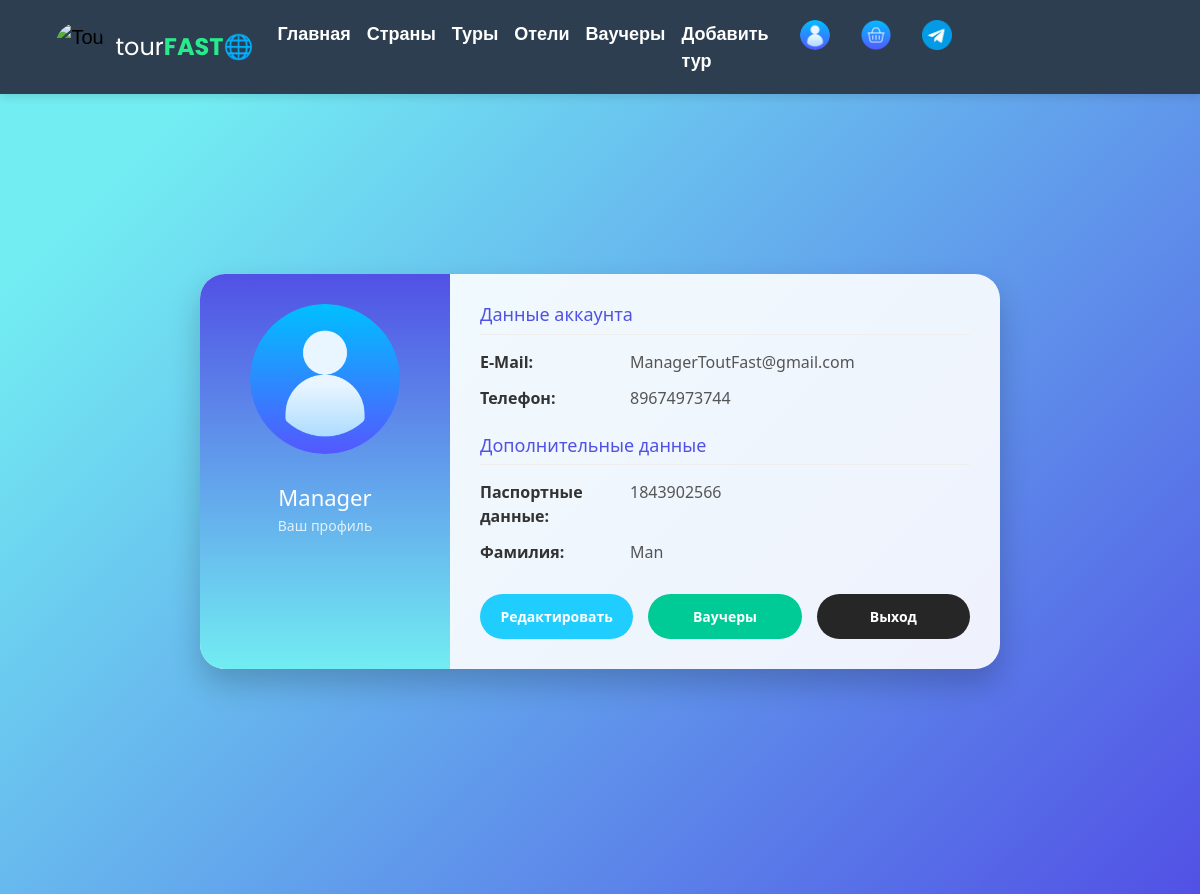
/profile/ (signed in), run on the app's committed database.
### main/models.py (models this page shows)
class Buyer(AbstractUser): # Клиенты
    last_name = models.CharField('Фамилия', max_length=50, null=True)
    email = models.EmailField('Email', max_length=50)
    groups = models.ManyToManyField(Group, related_name='buyers')
    user_permissions = models.ManyToManyField(Permission, related_name='buyers')
    phone_number = models.CharField('Номер телефона', max_length=11, null=True)
    date_of_birth = models.DateField('Дата рождения', null=True)
    passport_data = models.CharField('Паспортные данные', max_length=50, null=True)  # Новое поле
    photo = models.ImageField('Фото профиля', upload_to='main/profilephotos/', null=True, blank=True)
    is_special = models.BooleanField(default=False, verbose_name='Особый пользователь')

### main/views.py (the view)
# urls.py: path('profile/', views.profile, name='profile_page'),
@login_required
def profile(request):
    return render(request, 'main/profile.html')

### main/templates/main/profile.html (shortened to what this page needs)
{% extends 'main/layout.html' %}
{% load static %}
{% block links %}
<link rel="stylesheet" href="{% static 'main/css/profile.css' %}">
{% endblock %}
{% block body %}
<div class="profile-background">
  <div class="profile-container">
    <div class="profile-sidebar">
      <form id="avatar-form" method="post" action="{% url 'upload_avatar' %}" enctype="multipart/form-data">
        <div class="avatar-wrapper">
          {% if user.photo %}
            <img src="{{ user.photo.url }}" alt="user_avatar" class="profile-avatar" />
          {% else %}
            <img src="{% static 'main/icons/user2.png' %}" alt="user_avatar" class="profile-avatar" />
          {% endif %}
        </div>
      </form>
      <h3 class="username">{{ user.username }}</h3>
      <p class="profile-status">Ваш профиль</p>
    </div>
    <div class="profile-content">
      <div class="profile-section">
        <h4>Данные аккаунта</h4>
        <div class="profile-data">
          <div class="data-row">
            <span class="data-label">E-Mail:</span>
            <span class="data-value">{{ user.email }}</span>
          </div>
          <div class="data-row">
            <span class="data-label">Телефон:</span>
            <span class="data-value">{{ user.phone_number|default:"Не указан" }}</span>
          </div>
        </div>
      </div>
      <div class="profile-section">
        <h4>Дополнительные данные</h4>
        <div class="profile-data">
          <div class="data-row">
            <span class="data-label">Паспортные данные:</span>
            <span class="data-value">{{ user.passport_data|default:"Не указаны" }}</span>
          </div>
          <div class="data-row">
            <span class="data-label">Фамилия:</span>
            <span class="data-value">{{ user.last_name|default:"Не указана" }}</span>
          </div>
        </div>
      </div>
      <div class="profile-actions">
        <a href="{% url 'editprofile_page' %}" class="profile-btn edit-btn">Редактировать</a>
        <a href="{% url 'contracts_page' %}" class="profile-btn contracts-btn">Ваучеры</a>
        <a href="{% url 'logout' %}?next=/profile" class="profile-btn logout-btn">Выход</a>
      </div>
    </div>
  </div>
</div>
{% endblock %}

### main/static/main/css/profile.css (style rules this page uses)
.profile-background { background-image: linear-gradient(135deg, #72edf2 10%, #5151e5 100%); min-height: 100vh; justify-content: center; padding-top: 180px; padding-bottom: 60px; box-sizing: border-box; }
.profile-container { display: flex; width: 800px; max-height: calc(100vh - 160px); background: rgba(255, 255, 255, 0.9); border-radius: 25px; box-shadow: 0 15px 30px rgba(0, 0, 0, 0.2); overflow: hidden; margin: auto; }
.profile-sidebar { width: 250px; background: linear-gradient(to bottom, #5151e5, #72edf2); padding: 30px; display: flex; flex-direction: column; align-items: center; color: white; text-align: center; overflow-y: auto; }
.avatar-wrapper { position: relative; width: 150px; height: 150px; margin-bottom: 20px; border-radius: 50%; overflow: hidden; cursor: pointer; transition: all 0.3s ease; }
.profile-avatar { width: 100%; height: 100%; object-fit: cover; }
.username { font-size: 22px; margin: 10px 0 5px; }
.profile-status { font-size: 14px; opacity: 0.8; margin-bottom: 20px; }
.profile-content { flex: 1; padding: 30px; overflow-y: auto; }
.profile-section { margin-bottom: 25px; }
.profile-section h4 { color: #5151e5; margin-bottom: 15px; font-size: 18px; border-bottom: 1px solid #eee; padding-bottom: 8px; }
.profile-data { display: flex; flex-direction: column; gap: 12px; }
.data-row { display: flex; }
.data-label { font-weight: bold; width: 150px; color: #333; }
.data-value { flex: 1; color: #555; }
.profile-actions { display: flex; gap: 15px; margin-top: 30px; }
.profile-btn { padding: 12px 20px; border: none; border-radius: 25px; font-weight: bold; font-size: 14px; cursor: pointer; transition: all 0.3s ease; text-align: center; text-decoration: none; color: white !important; flex: 1; }
.edit-btn { background: #1fcdff; }
.contracts-btn { background: #00cb96; }
.logout-btn { background: #262626; }

### data on the page
Buyer: username "Manager", email "ManagerToutFast@gmail.com", phone_number "89674973744", passport_data "1843902566", last_name "Man"
